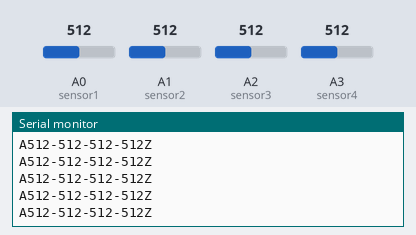
Simulated run of this sketch. Board: Arduino Uno, built with avr-gcc and run on an emulated ATmega328P. Shown: the last lines printed to the serial monitor. Inputs (shaded band) come from the test bench; at power-on: A0 (sensor1) = 512, A1 (sensor2) = 512, A2 (sensor3) = 512, A3 (sensor4) = 512.

Above: at 1.2 s.
1.3 s: A0 (sensor1) set to 716
At 2.4 s:
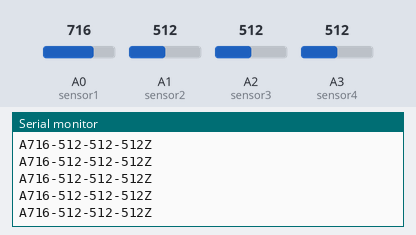
4.3 s: A1 (sensor2) set to 716
At 5.1 s:
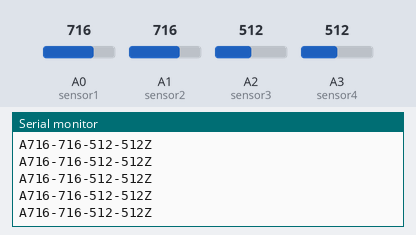
5.8 s: A2 (sensor3) set to 716
At 6.9 s:
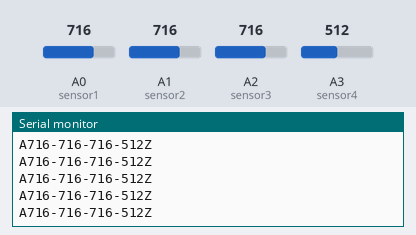
7.3 s: A3 (sensor4) set to 716
At 8.4 s:
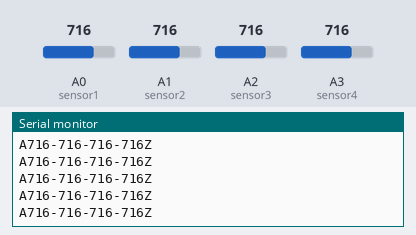
8.8 s: A0 (sensor1) set to 992
At 9.8 s:
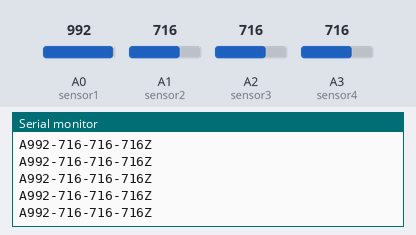
10.3 s: A1 (sensor2) set to 992
At 11.3 s:
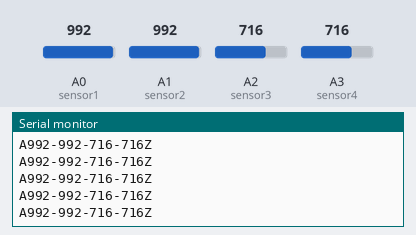
Timing chart, 0 to 12.8 s (numbered marks = the images above; inputs shaded):
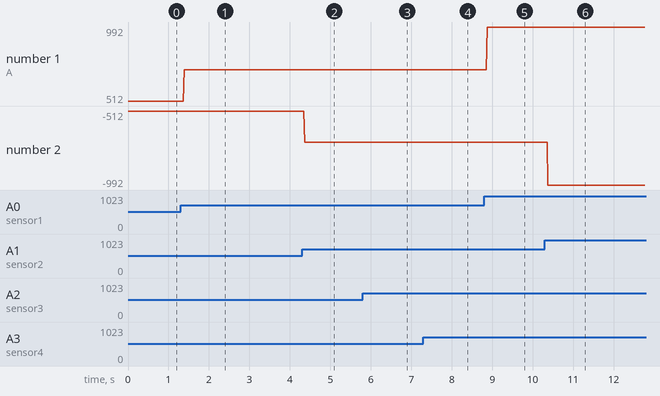

Measured:
- after the input at 1.3 s, the serial monitor: prints a new line after 0.08 s (image 1)
- after the input at 4.3 s, the serial monitor: prints a new line after 0.07 s (image 2)
- after the input at 5.8 s, the serial monitor: prints a new line after 0.07 s (image 3)
- after the input at 7.3 s, the serial monitor: prints a new line after 0.07 s (image 4)
- after the input at 8.8 s, the serial monitor: prints a new line after 0.07 s (image 5)
- after the input at 10.3 s, the serial monitor: prints a new line after 0.08 s (image 6)
- plotted number 1: 512 → 716 after the input at 1.3 s, 716 → 992 after the input at 8.8 s
- plotted number 2: -512 → -716 after the input at 4.3 s, -716 → -992 after the input at 10.3 s

The sketch:

P14_Multiples_Sensores.ino
```cpp
int sensor1 = A0;
int sensor2 = A1;
int sensor3 = A2;
int sensor4 = A3;

void setup() {
  // put your setup code here, to run once:
  Serial.begin(9600);
}

int v1, v2, v3, v4;

void loop() {
  // put your main code here, to run repeatedly:
  v1 = analogRead(sensor1);
  v2 = analogRead(sensor2);
  v3 = analogRead(sensor3);
  v4 = analogRead(sensor4);

  //Opcion 1
  /*
  Serial.println("S1-" + String(v1));
  Serial.println("S2-" + String(v2));
  Serial.println("S3-" + String(v3));
  Serial.println("S4-" + String(v4));
  */

  //Opcion 2 - TRAMA
  Serial.println("A"+String(v1) + "-" + String(v2) + "-" + String(v3) + "-" + String(v4) + "Z");


}
```
